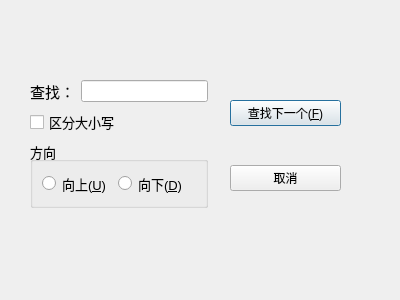
<?xml version="1.0" encoding="UTF-8"?>
<ui version="4.0">
 <class>SearchDialog</class>
 <widget class="QDialog" name="SearchDialog">
  <property name="geometry">
   <rect>
    <x>0</x>
    <y>0</y>
    <width>400</width>
    <height>300</height>
   </rect>
  </property>
  <property name="windowTitle">
   <string>Dialog</string>
  </property>
  <widget class="QWidget" name="">
   <property name="geometry">
    <rect>
     <x>30</x>
     <y>80</y>
     <width>178</width>
     <height>128</height>
    </rect>
   </property>
   <layout class="QVBoxLayout" name="verticalLayout">
    <item>
     <layout class="QHBoxLayout" name="horizontalLayout_2">
      <item>
       <widget class="QLabel" name="label">
        <property name="font">
         <font>
          <pointsize>11</pointsize>
         </font>
        </property>
        <property name="text">
         <string>查找：</string>
        </property>
       </widget>
      </item>
      <item>
       <widget class="QLineEdit" name="leSearchText"/>
      </item>
     </layout>
    </item>
    <item>
     <widget class="QCheckBox" name="cbCaseSensitive">
      <property name="font">
       <font>
        <pointsize>10</pointsize>
       </font>
      </property>
      <property name="text">
       <string>区分大小写</string>
      </property>
     </widget>
    </item>
    <item>
     <widget class="QGroupBox" name="groupBox">
      <property name="font">
       <font>
        <pointsize>10</pointsize>
       </font>
      </property>
      <property name="title">
       <string>方向</string>
      </property>
      <layout class="QFormLayout" name="formLayout">
       <item row="0" column="0">
        <layout class="QHBoxLayout" name="horizontalLayout">
         <item>
          <widget class="QRadioButton" name="rbUptoSearch">
           <property name="text">
            <string>向上(&amp;U)</string>
           </property>
          </widget>
         </item>
         <item>
          <widget class="QRadioButton" name="rbDowntoSearch">
           <property name="text">
            <string>向下(&amp;D)</string>
           </property>
          </widget>
         </item>
        </layout>
       </item>
      </layout>
     </widget>
    </item>
   </layout>
  </widget>
  <widget class="QWidget" name="">
   <property name="geometry">
    <rect>
     <x>230</x>
     <y>100</y>
     <width>111</width>
     <height>91</height>
    </rect>
   </property>
   <layout class="QVBoxLayout" name="verticalLayout_2">
    <item>
     <widget class="QPushButton" name="btnFindNext">
      <property name="text">
       <string>查找下一个(&amp;F)</string>
      </property>
     </widget>
    </item>
    <item>
     <spacer name="verticalSpacer">
      <property name="orientation">
       <enum>Qt::Orientation::Vertical</enum>
      </property>
      <property name="sizeHint" stdset="0">
       <size>
        <width>20</width>
        <height>40</height>
       </size>
      </property>
     </spacer>
    </item>
    <item>
     <widget class="QPushButton" name="btnCancel">
      <property name="text">
       <string>取消</string>
      </property>
     </widget>
    </item>
   </layout>
  </widget>
 </widget>
 <resources/>
 <connections/>
</ui>
